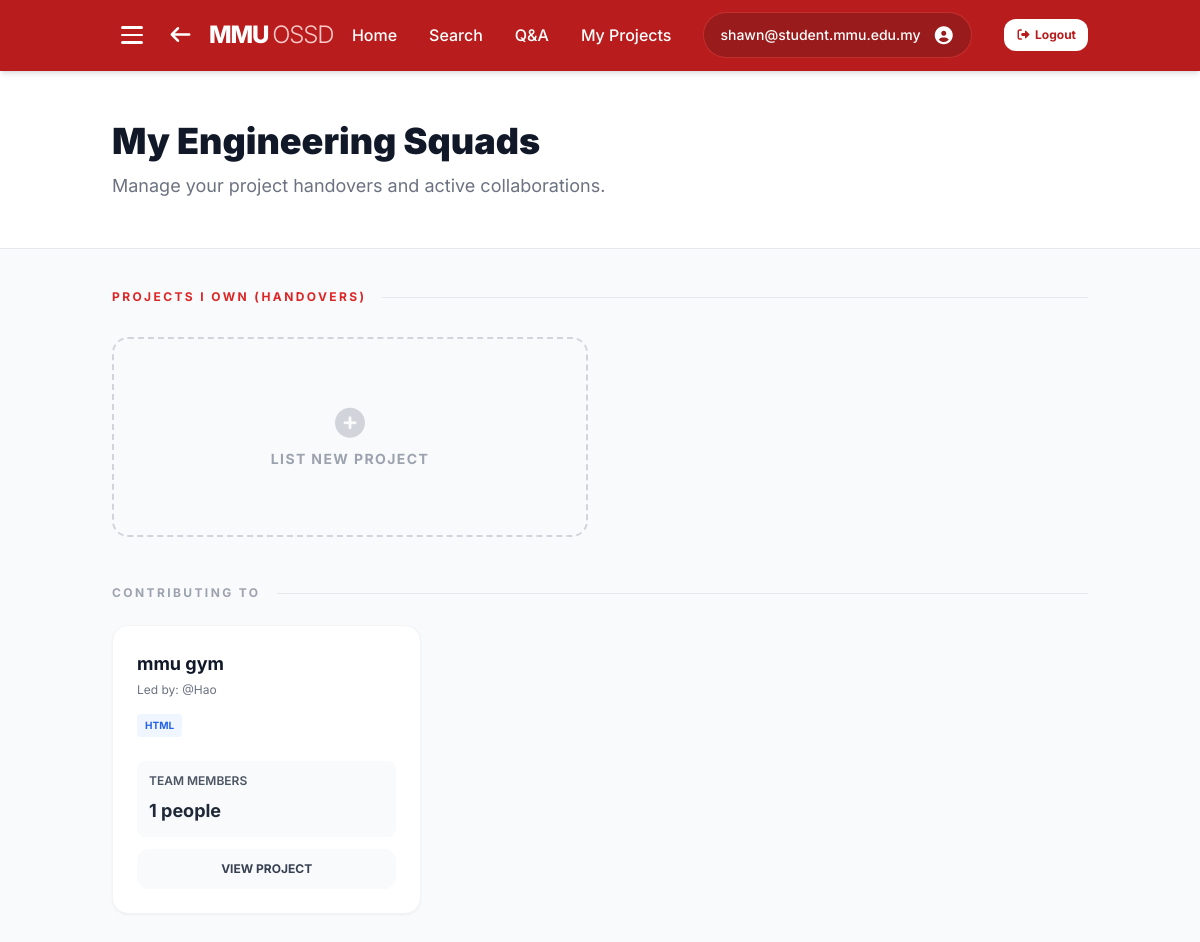
Before: /my_projects (signed in) with the older database file.
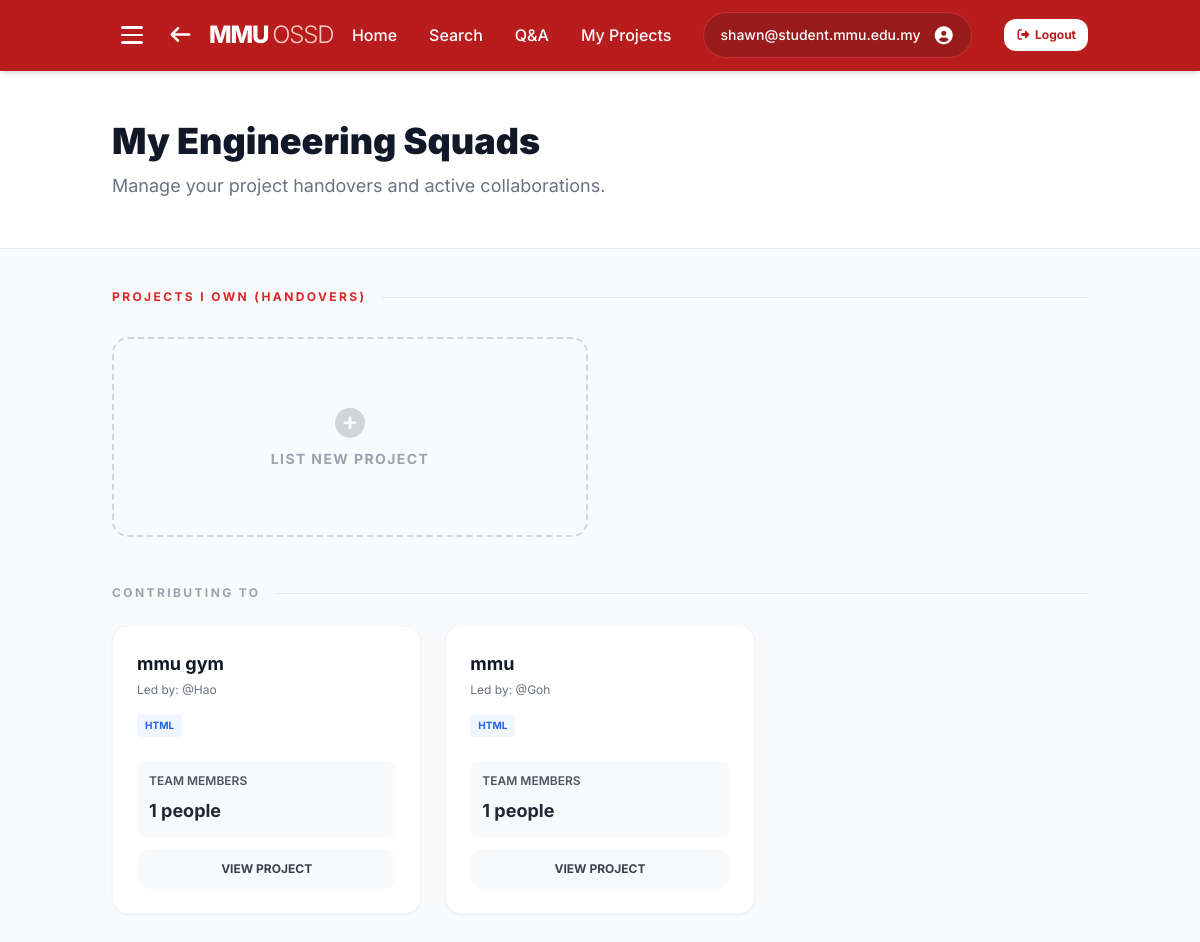
After: the same page with the newer database file.
### website/models.py (models this page shows)
class User(db.Model):
    __tablename__ = 'users'
    id = db.Column(db.Integer, primary_key=True, autoincrement=True)
    email = db.Column(db.String(255), unique=True, nullable=False)
    password_hash = db.Column(db.String(255))
    name = db.Column(db.String(255), nullable=False, default='MMU Student')
    faculty = db.Column(db.String(255), nullable=False, default='Faculty of Computing & Informatics')
    bio = db.Column(db.Text, default='')
    avatar_path = db.Column(db.String(255), default='')
    interests = db.Column(db.Text, default='')  # Comma-separated project interests
    rank = db.Column(db.Integer, nullable=False, default=0)
    karma = db.Column(db.Integer, nullable=False, default=0)
    created_at = db.Column(db.DateTime, nullable=False, default=datetime.utcnow)
    is_verified = db.Column(db.Boolean, default=False)
    otp = db.Column(db.String(6), nullable=True)
    last_seen = db.Column(db.DateTime, nullable=True)
    skills = db.relationship('Skill', backref='user', lazy=True, cascade='all, delete-orphan')
    badges = db.relationship('Badge', backref='user', lazy=True, cascade='all, delete-orphan')
    comments = db.relationship('Comment', backref='user', lazy=True, cascade='all, delete-orphan')
    projects = db.relationship('Project', backref='user', lazy=True, cascade='all, delete-orphan')
    suggestions = db.relationship('Suggestion', backref='user', lazy=True, cascade='all, delete-orphan')
    questions = db.relationship('Question', backref='author', lazy=True, cascade='all, delete-orphan')
    question_likes = db.relationship('QuestionLike', backref='user', lazy=True, cascade='all, delete-orphan')
    question_favorites = db.relationship('QuestionFavorite', backref='user', lazy=True, cascade='all, delete-orphan')
    question_comments = db.relationship('QuestionComment', backref='user', lazy=True, cascade='all, delete-orphan')
    member_histories = db.relationship('MemberHistory', backref='user', lazy=True, cascade='all, delete-orphan')

class Project(db.Model):
    __tablename__ = 'projects'
    id = db.Column(db.Integer, primary_key=True, autoincrement=True)
    user_id = db.Column(db.Integer, db.ForeignKey('users.id', ondelete='CASCADE'), nullable=False)
    project_name = db.Column(db.String(255), nullable=False)
    description = db.Column(db.Text, default='')
    status = db.Column(db.String(50), nullable=False, default='Active')
    repo_url = db.Column(db.String(255), default='')
    languages = db.Column(db.String(255), default='')
    roles_needed = db.Column(db.String(255), default='')
    contributors = db.Column(db.String(50), default='1')
    created_at = db.Column(db.DateTime, nullable=False, default=datetime.utcnow)
    images = db.relationship('ProjectImage', backref='project', lazy=True, cascade='all, delete-orphan')
    suggestions = db.relationship('Suggestion', backref='project', lazy=True, cascade='all, delete-orphan')
    members = db.relationship('User', secondary=project_members, lazy='subquery',
        backref=db.backref('joined_projects', lazy=True))

### website/views.py (the view)
@views.route('/my_projects')
def my_projects():
    current_user = get_current_user()
    if not current_user or 'user_email' not in session:
        flash("Please login to view your projects.", "error")
        return redirect(url_for('views.login'))
    own_projects = Project.query.filter_by(user_id=current_user.id).order_by(Project.created_at.desc()).all()
    joined_projects = current_user.joined_projects
    current_user.last_seen = datetime.now(timezone.utc)
    db.session.commit()
    return render_template("My_Projects.html", own_projects=own_projects, joined_projects=joined_projects)

### website/views.py (called while the page is built)
def get_current_user():
    email = session.get('user_email', 'student@mmu.edu.my')
    user = User.query.filter_by(email=email).first()
    return user

### website/templates/My_Projects.html (shortened to what this page needs)
<!DOCTYPE html>
<html lang="en">
<head>
    <script src="https://cdn.tailwindcss.com"></script>
    <link href="https://cdnjs.cloudflare.com/ajax/libs/font-awesome/7.0.1/css/all.min.css" rel="stylesheet">
</head>
<body class="bg-gray-50 text-gray-900">
<nav class="bg-red-700 text-white shadow-md sticky top-0 z-50">
    <div class="container mx-auto px-6 py-3 flex items-center justify-between">
        <div class="flex items-center gap-4">
            <button id="menu-btn" class="hamburger" aria-label="Toggle menu" aria-expanded="false">
                <span class="bar"></span>
                <span class="bar"></span>
                <span class="bar"></span>
            </button>
            <a href="{{ url_for('views.home') }}" class="hover:opacity-80 transition flex items-center gap-4">
                <i class="fas fa-arrow-left text-xl"></i>
                <h1 class="text-2xl font-extrabold tracking-tighter">
                    MMU <span class="font-light text-red-200">OSSD</span>
                </h1>
            </a>
        </div>
        <div class="hidden md:flex space-x-8 items-center font-medium">
            <a href="{{ url_for('views.home') }}" class="hover:text-red-200 transition">Home</a>
            <a href="{{ url_for('views.search') }}" class="hover:text-red-200 transition">Search</a>
            <a href="{{ url_for('views.qna_page') }}" class="hover:text-red-200 transition">Q&A</a>
            <a href="{{ url_for('views.my_projects') }}" class="hover:text-red-200 transition">My Projects</a>
            <a href="{{ url_for('views.profile') }}" class="bg-red-800 px-4 py-2 rounded-full flex items-center space-x-3 border border-red-500/50 cursor-pointer hover:bg-red-900 transition">
                <span id="nav-email" class="text-sm">{{ session.get('user_email', 'Guest') }}</span>
                <i class="fas fa-user-circle text-lg"></i>
            </a>
            <button id="logout-btn"
                class="bg-white text-red-700 hover:bg-red-50 text-xs font-bold px-3 py-2 rounded-xl transition">
                <i class="fas fa-sign-out-alt mr-1"></i>Logout
            </button>
        </div>
    </div>
</nav>
<header class="bg-white border-b py-12">
    <div class="container mx-auto px-6">
        <h2 class="text-4xl font-black text-gray-900 leading-tight">My Engineering Squads</h2>
        <p class="text-gray-500 mt-2 text-lg">Manage your project handovers and active collaborations.</p>
    </div>
</header>
<main class="container mx-auto px-6 py-10">
    <section class="mb-12">
        <div class="flex items-center mb-8">
            <h3 class="text-xs font-bold text-red-600 uppercase tracking-[0.2em] whitespace-nowrap">
                Projects I Own (Handovers)
            </h3>
            <div class="h-px bg-gray-200 flex-grow ml-4"></div>
        </div>
        <div class="grid grid-cols-1 md:grid-cols-2 gap-6">
            <a href="{{ url_for('views.list_project') }}" class="border-2 border-dashed border-gray-300 rounded-2xl flex flex-col items-center justify-center p-6 hover:border-red-400 hover:bg-red-50 transition group min-h-[200px]">
                <i class="fas fa-plus-circle text-3xl text-gray-300 group-hover:text-red-500 mb-2"></i>
                <span class="font-bold text-gray-400 group-hover:text-red-600 text-sm uppercase tracking-widest">List New Project</span>
            </a>
        </div>
    </section>
    <section class="mt-12">
        <div class="flex items-center mb-6">
            <h3 class="text-xs font-bold text-gray-400 uppercase tracking-[0.2em]">
                Contributing To
            </h3>
            <div class="h-px bg-gray-200 flex-grow ml-4"></div>
        </div>
        <div class="grid grid-cols-1 md:grid-cols-2 lg:grid-cols-3 gap-6">
            {% if joined_projects and joined_projects|length > 0 %}
                {% for project in joined_projects %}
                <div class="bg-white p-6 rounded-2xl border border-gray-100 shadow-sm hover:shadow-md transition flex flex-col justify-between h-full">
                    <div>
                        <h4 class="text-lg font-bold text-gray-900 mb-1">{{ project.project_name }}</h4>
                        <p class="text-xs text-gray-500 mb-4">Led by: @{{ project.user.name }}</p>
                        <div class="flex flex-wrap gap-2 mb-6">
                            {% if project.languages %}
                                {% for lang in project.languages.split(',') %}
                                <span class="text-[10px] font-bold bg-blue-50 text-blue-600 px-2 py-1 rounded uppercase">
                                    {{ lang.strip() }}
                                </span>
                                {% endfor %}
                            {% else %}
                                <span class="text-[10px] font-bold bg-gray-50 text-gray-500 px-2 py-1 rounded uppercase">
                                    N/A
                                </span>
                            {% endif %}
                        </div>
                        <div class="mb-3 p-3 bg-gray-50 rounded-lg">
                            <h6 class="text-xs font-semibold text-gray-600 uppercase">Team Members</h6>
                            <div class="text-lg font-bold text-gray-800 mt-2">{{ project.members|length }} people</div>
                        </div>
                    </div>
                    <a href="{{ url_for('views.project_page', project_id=project.id) }}" class="block w-full text-center bg-gray-50 text-gray-700 hover:bg-gray-100 py-3 rounded-xl text-xs font-bold transition mt-auto">
                        VIEW PROJECT
                    </a>
                </div>
                {% endfor %}
            {% else %}
                <div class="col-span-full py-16 text-center text-gray-400 text-sm font-medium border-2 border-dashed border-gray-100 rounded-2xl bg-gray-50/50">
                    You haven't joined any other teams yet.
                </div>
            {% endif %}
        </div>
    </section>
</main>
</body>
</html>

### website/templates/My_Projects.html (style rules this page uses)
body { font-family: 'Inter', sans-serif; }
.hamburger { display: flex; flex-direction: column; justify-content: center; align-items: center; width: 40px; height: 40px; cursor: pointer; border: none; background: transparent; border-radius: 8px; padding: 6px; gap: 5px; transition: background 0.2s ease; position: relative; }
.hamburger .bar { display: block; width: 22px; height: 2.5px; border-radius: 99px; background: #fff; transition: transform 0.35s cubic-bezier(0.23, 1, 0.32, 1), opacity 0.25s ease, width 0.3s ease; transform-origin: center; }

Changed rows visible on the page:
added Project: project_name "mmu", user.name "Goh", strip "HTML", members|length "1"
